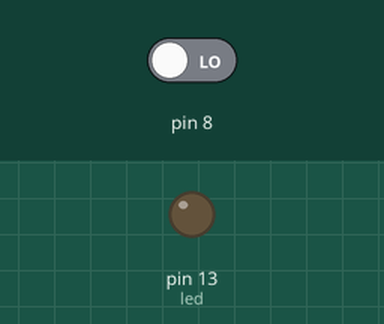
Bench run of a sketch on a simulated Arduino Uno, built with avr-gcc and run on an emulated ATmega328P. On the bench: output pins drawn as LEDs (lit = HIGH). The test bench sets the inputs (shaded band); at power-on: pin 8 LOW. What the sketch prints to the serial monitor is not drawn.

Above: at 1.2 s.
1.3 s: pin 8 driven HIGH
At 2.5 s:
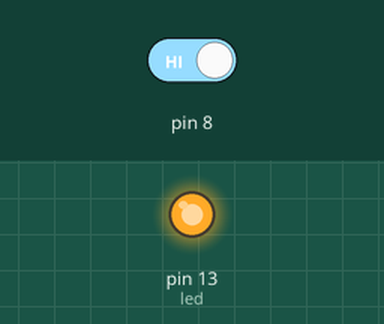
2.8 s: pin 8 driven LOW
At 3.8 s:
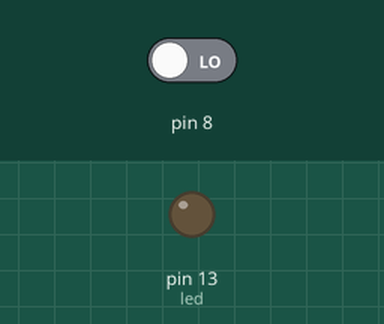
Timing chart, 0 to 5.8 s (numbered marks = the images above; inputs shaded):
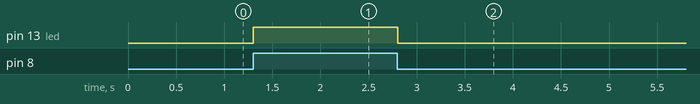

Measured:
- after the input at 1.3 s, pin 13 (led): LOW → HIGH at once
- after the input at 2.8 s, pin 13 (led): HIGH → LOW at once

The sketch:

logic_level.ino
```cpp
void setup() {

DDRB |= (1<<DDB5) ;//pin 13 is in output mode

DDRB&=~(1<<DDB0); //pin 8 is in input mode


Serial.begin(9600);

}

void loop() {

Serial.println((PINB&B00000001));

if ((PINB & B00000001)==1){//

PORTB |=(1<< PORTB5);//make pin 13 high and power on the led

}

else{

PORTB &=~ (1<<PORTB5);//make pin 13 low and power off the led

}

}
```
